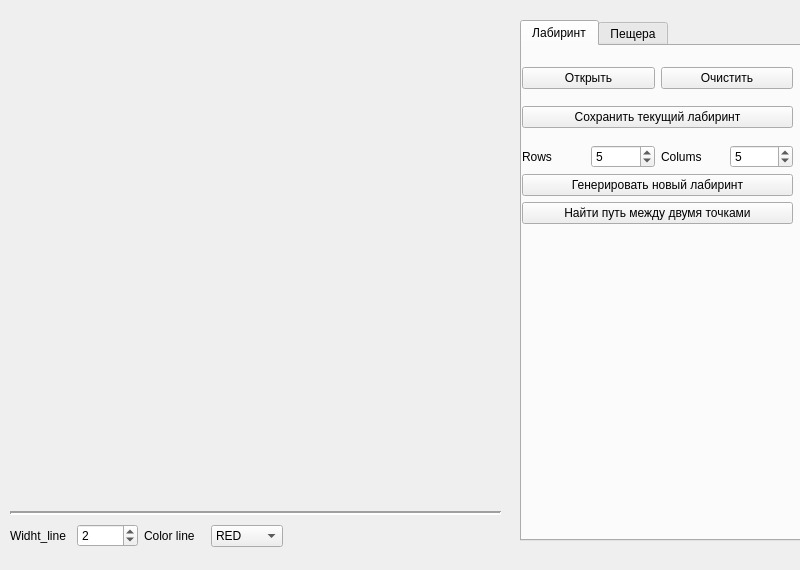
<?xml version="1.0" encoding="UTF-8"?>
<ui version="4.0">
 <class>MainWindow</class>
 <widget class="QMainWindow" name="MainWindow">
  <property name="geometry">
   <rect>
    <x>0</x>
    <y>0</y>
    <width>800</width>
    <height>570</height>
   </rect>
  </property>
  <property name="windowTitle">
   <string>Maze</string>
  </property>
  <widget class="QWidget" name="centralwidget">
   <widget class="QTabWidget" name="tabWidget">
    <property name="geometry">
     <rect>
      <x>520</x>
      <y>20</y>
      <width>281</width>
      <height>521</height>
     </rect>
    </property>
    <property name="currentIndex">
     <number>0</number>
    </property>
    <widget class="QWidget" name="cave">
     <attribute name="title">
      <string>Лабиринт</string>
     </attribute>
     <widget class="QWidget" name="verticalLayoutWidget_2">
      <property name="geometry">
       <rect>
        <x>0</x>
        <y>10</y>
        <width>271</width>
        <height>182</height>
       </rect>
      </property>
      <layout class="QVBoxLayout" name="verticalLayout_2">
       <item>
        <layout class="QHBoxLayout" name="horizontalLayout_2">
         <item>
          <widget class="QPushButton" name="open_maze_btn">
           <property name="text">
            <string>Открыть</string>
           </property>
          </widget>
         </item>
         <item>
          <widget class="QPushButton" name="clear_maze">
           <property name="text">
            <string>Очистить</string>
           </property>
          </widget>
         </item>
        </layout>
       </item>
       <item>
        <widget class="QPushButton" name="save_maze_button">
         <property name="text">
          <string>Сохранить текущий лабиринт</string>
         </property>
        </widget>
       </item>
       <item>
        <layout class="QVBoxLayout" name="verticalLayout">
         <item>
          <layout class="QHBoxLayout" name="horizontalLayout">
           <item>
            <widget class="QLabel" name="label">
             <property name="text">
              <string>Rows</string>
             </property>
            </widget>
           </item>
           <item>
            <widget class="QSpinBox" name="rows_spin">
             <property name="minimum">
              <number>1</number>
             </property>
             <property name="maximum">
              <number>50</number>
             </property>
             <property name="value">
              <number>5</number>
             </property>
            </widget>
           </item>
           <item>
            <widget class="QLabel" name="label_2">
             <property name="text">
              <string>Colums</string>
             </property>
            </widget>
           </item>
           <item>
            <widget class="QSpinBox" name="cols_spin">
             <property name="minimum">
              <number>1</number>
             </property>
             <property name="maximum">
              <number>50</number>
             </property>
             <property name="value">
              <number>5</number>
             </property>
            </widget>
           </item>
          </layout>
         </item>
         <item>
          <widget class="QPushButton" name="generate_maze_btn">
           <property name="text">
            <string>Генерировать новый лабиринт</string>
           </property>
          </widget>
         </item>
         <item>
          <widget class="QPushButton" name="find_way_btn">
           <property name="text">
            <string>Найти путь между двумя точками</string>
           </property>
          </widget>
         </item>
        </layout>
       </item>
      </layout>
     </widget>
    </widget>
    <widget class="QWidget" name="menu_2">
     <attribute name="title">
      <string>Пещера</string>
     </attribute>
     <widget class="QWidget" name="verticalLayoutWidget">
      <property name="geometry">
       <rect>
        <x>10</x>
        <y>10</y>
        <width>261</width>
        <height>321</height>
       </rect>
      </property>
      <layout class="QVBoxLayout" name="verticalLayout_3">
       <item>
        <layout class="QHBoxLayout" name="horizontalLayout_10">
         <item>
          <widget class="QPushButton" name="open_cave_btn">
           <property name="text">
            <string>Open</string>
           </property>
          </widget>
         </item>
         <item>
          <widget class="QPushButton" name="clear_cave_btn">
           <property name="text">
            <string>Clear</string>
           </property>
          </widget>
         </item>
        </layout>
       </item>
       <item>
        <layout class="QHBoxLayout" name="horizontalLayout_5">
         <item>
          <widget class="QLabel" name="label_8">
           <property name="text">
            <string>Вероятность рождения: </string>
           </property>
          </widget>
         </item>
         <item>
          <widget class="QSpinBox" name="cave_percent_spinBox">
           <property name="maximum">
            <number>100</number>
           </property>
           <property name="value">
            <number>50</number>
           </property>
          </widget>
         </item>
         <item>
          <widget class="QLabel" name="label_7">
           <property name="text">
            <string>%</string>
           </property>
          </widget>
         </item>
        </layout>
       </item>
       <item>
        <layout class="QHBoxLayout" name="horizontalLayout_6">
         <item>
          <widget class="QLabel" name="label_9">
           <property name="text">
            <string>Rows</string>
           </property>
          </widget>
         </item>
         <item>
          <widget class="QSpinBox" name="rows_cave_spin">
           <property name="minimum">
            <number>1</number>
           </property>
           <property name="maximum">
            <number>50</number>
           </property>
           <property name="value">
            <number>5</number>
           </property>
          </widget>
         </item>
         <item>
          <widget class="QLabel" name="label_10">
           <property name="text">
            <string>Colums</string>
           </property>
          </widget>
         </item>
         <item>
          <widget class="QSpinBox" name="cols_cave_spin">
           <property name="minimum">
            <number>1</number>
           </property>
           <property name="maximum">
            <number>50</number>
           </property>
           <property name="value">
            <number>5</number>
           </property>
          </widget>
         </item>
        </layout>
       </item>
       <item>
        <widget class="QPushButton" name="init_cave_btn">
         <property name="text">
          <string>Инициализировать пешеру</string>
         </property>
        </widget>
       </item>
       <item>
        <layout class="QHBoxLayout" name="horizontalLayout_4">
         <item>
          <widget class="QLabel" name="label_5">
           <property name="text">
            <string>Рождения</string>
           </property>
          </widget>
         </item>
         <item>
          <widget class="QSpinBox" name="spinBirth">
           <property name="maximum">
            <number>8</number>
           </property>
           <property name="value">
            <number>3</number>
           </property>
          </widget>
         </item>
         <item>
          <widget class="QLabel" name="label_6">
           <property name="text">
            <string>Смерти</string>
           </property>
          </widget>
         </item>
         <item>
          <widget class="QSpinBox" name="spinDeath">
           <property name="maximum">
            <number>8</number>
           </property>
           <property name="value">
            <number>4</number>
           </property>
          </widget>
         </item>
        </layout>
       </item>
       <item>
        <layout class="QHBoxLayout" name="horizontalLayout_9">
         <item>
          <widget class="QRadioButton" name="auto_radioButton">
           <property name="text">
            <string>Авто</string>
           </property>
           <property name="checked">
            <bool>true</bool>
           </property>
          </widget>
         </item>
         <item>
          <widget class="QRadioButton" name="manual_radioButton_2">
           <property name="text">
            <string>Вручную</string>
           </property>
          </widget>
         </item>
        </layout>
       </item>
       <item>
        <layout class="QHBoxLayout" name="horizontalLayout_7">
         <item>
          <widget class="QLabel" name="label_12">
           <property name="text">
            <string>Время шага:</string>
           </property>
          </widget>
         </item>
         <item>
          <widget class="QSpinBox" name="time_spinBox">
           <property name="maximum">
            <number>1000</number>
           </property>
          </widget>
         </item>
         <item>
          <widget class="QLabel" name="label_11">
           <property name="text">
            <string>ms</string>
           </property>
          </widget>
         </item>
        </layout>
       </item>
       <item>
        <layout class="QHBoxLayout" name="horizontalLayout_8">
         <item>
          <widget class="QLabel" name="label_13">
           <property name="text">
            <string>Количество шагов</string>
           </property>
          </widget>
         </item>
         <item>
          <widget class="QSpinBox" name="steps_spinBox_2">
           <property name="minimum">
            <number>1</number>
           </property>
           <property name="maximum">
            <number>20</number>
           </property>
          </widget>
         </item>
        </layout>
       </item>
       <item>
        <widget class="QPushButton" name="generate_cave_btn">
         <property name="text">
          <string>Generate</string>
         </property>
        </widget>
       </item>
      </layout>
     </widget>
    </widget>
   </widget>
   <widget class="Line" name="line">
    <property name="geometry">
     <rect>
      <x>10</x>
      <y>505</y>
      <width>491</width>
      <height>16</height>
     </rect>
    </property>
    <property name="lineWidth">
     <number>2</number>
    </property>
    <property name="orientation">
     <enum>Qt::Horizontal</enum>
    </property>
   </widget>
   <widget class="QWidget" name="horizontalLayoutWidget_3">
    <property name="geometry">
     <rect>
      <x>10</x>
      <y>520</y>
      <width>273</width>
      <height>32</height>
     </rect>
    </property>
    <layout class="QHBoxLayout" name="horizontalLayout_3">
     <item>
      <widget class="QLabel" name="label_3">
       <property name="text">
        <string>Widht_line</string>
       </property>
      </widget>
     </item>
     <item>
      <widget class="QSpinBox" name="widht_line_spin">
       <property name="minimum">
        <number>1</number>
       </property>
       <property name="maximum">
        <number>10</number>
       </property>
       <property name="value">
        <number>2</number>
       </property>
      </widget>
     </item>
     <item>
      <widget class="QLabel" name="label_4">
       <property name="text">
        <string>Color line</string>
       </property>
      </widget>
     </item>
     <item>
      <widget class="QComboBox" name="color_lines_comboBox">
       <property name="currentText">
        <string>RED</string>
       </property>
       <item>
        <property name="text">
         <string>RED</string>
        </property>
       </item>
       <item>
        <property name="text">
         <string>GREEN</string>
        </property>
       </item>
       <item>
        <property name="text">
         <string>BLUE</string>
        </property>
       </item>
       <item>
        <property name="text">
         <string>BLACK</string>
        </property>
       </item>
      </widget>
     </item>
    </layout>
   </widget>
  </widget>
  <action name="maze_open">
   <property name="text">
    <string>Открыть лабиринт</string>
   </property>
  </action>
  <action name="cave_open">
   <property name="text">
    <string>Открыть пещеру</string>
   </property>
  </action>
  <action name="action">
   <property name="text">
    <string>Выход</string>
   </property>
  </action>
 </widget>
 <resources/>
 <connections/>
</ui>
